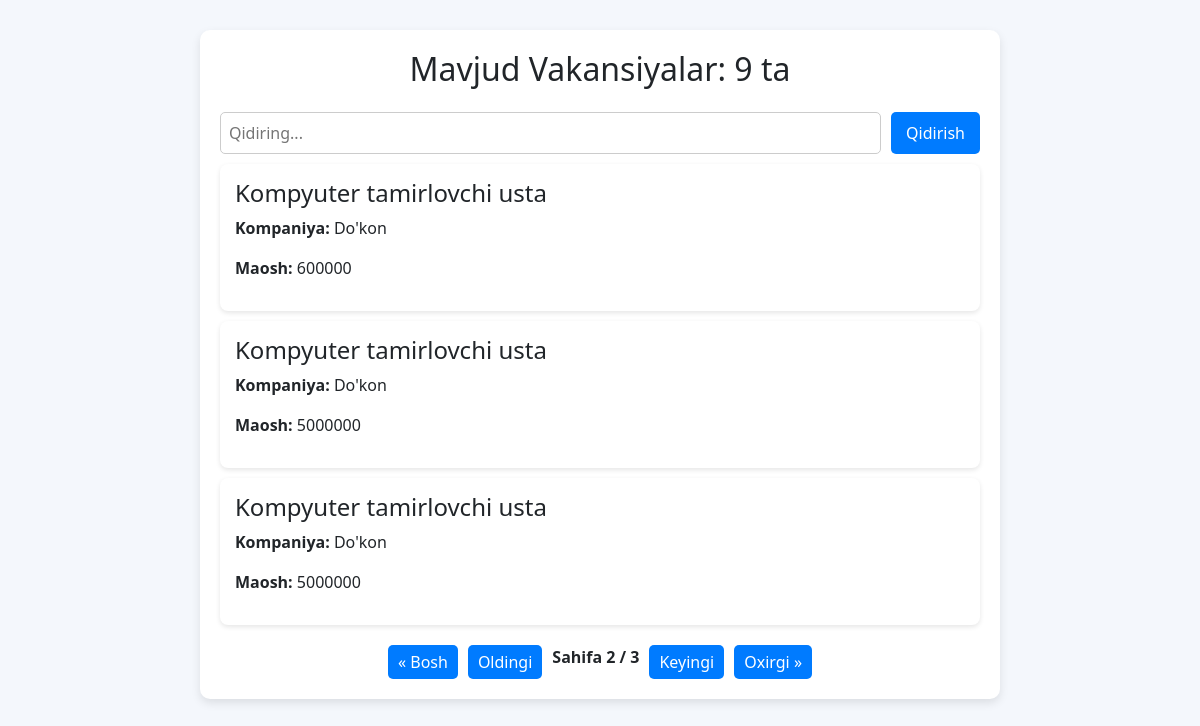
Page /vacancy/all/?page=2 on the committed database.
### vacancy/models.py (models this page shows, shortened)
class Vacancy(models.Model):
    title = models.CharField(max_length=300)
    company = models.CharField(max_length=300)
    requirements = models.TextField()
    salary = models.IntegerField()
    location = models.CharField(max_length=200)
    created_at = models.DateTimeField(auto_now_add=True)
    contact = models.CharField(max_length=150, default='None')
    class Meta:
        ordering = ['-created_at']
        verbose_name_plural = 'Vacancies'

### vacancy/views.py (the view)
# urls.py: path('all/', AllVacanciesView.as_view(), name='all_vacancies'),
class AllVacanciesView(View):
    def get(self, request):
        all_vacancies = Vacancy.objects.all()
        query = request.GET.get('q', '')
        if query:
            all_vacancies = all_vacancies.filter(title__icontains=query)
        all = all_vacancies.count()
        paginator = Paginator(all_vacancies, 3)
        page_number = request.GET.get('page')
        page_obj = paginator.get_page(page_number)
        vacancies = page_obj.object_list
        context = {
            'page_obj': page_obj,
            'vacancies' : vacancies,
            'all' : all,
            'query' : query
        }
        return render(request, 'all_vacancies.html', context)

### vacancy/templates/all_vacancies.html (shortened to what this page needs)
<!DOCTYPE html>
<html lang="uz">
<head>
    <link href="https://cdn.jsdelivr.net/npm/bootstrap@5.3.0/dist/css/bootstrap.min.css" rel="stylesheet">
</head>
<body>
<div class="container">
    <h2 class="text-center mb-4">Mavjud Vakansiyalar: {{ all }} ta</h2>
    <form method="get" action="{% url 'vacancy:all_vacancies' %}" class="search-box">
        <input type="text" name="q" value="{{ query }}" placeholder="Qidiring...">
        <button type="submit">Qidirish</button>
    </form>
    {% for vacancy in vacancies %}
        <a href="{% url 'vacancy:vacancy_details' vacancy.id %}" class="text-decoration-none text-dark">
            <div class="vacancy-card">
                <h4>{{ vacancy.title }}</h4>
                <p><strong>Kompaniya:</strong> {{ vacancy.company }}</p>
                <p><strong>Maosh:</strong> {{ vacancy.salary }}</p>
            </div>
        </a>
    {% endfor %}
    <div class="pagination">
        {% if page_obj.has_previous %}
            <a href="?page=1">&laquo; Bosh</a>
            <a href="?page={{ page_obj.previous_page_number }}">Oldingi</a>
        {% endif %}
        <span class="current">
            Sahifa {{ page_obj.number }} / {{ page_obj.paginator.num_pages }}
        </span>
        {% if page_obj.has_next %}
            <a href="?page={{ page_obj.next_page_number }}">Keyingi</a>
            <a href="?page={{ page_obj.paginator.num_pages }}">Oxirgi &raquo;</a>
        {% endif %}
    </div>
</div>
</body>
</html>

### vacancy/templates/all_vacancies.html (style rules this page uses)
body { background: #f4f7fc; }
.container { max-width: 800px; margin: 30px auto; background: white; padding: 20px; border-radius: 10px; box-shadow: 0 4px 10px rgba(0, 0, 0, 0.1); }
.search-box { display: flex; gap: 10px; }
.search-box input { flex-grow: 1; padding: 8px; border: 1px solid #ccc; border-radius: 5px; }
.search-box button { padding: 8px 15px; border: none; background: #007bff; color: white; border-radius: 5px; cursor: pointer; transition: 0.3s; }
.vacancy-card { padding: 15px; margin: 10px 0; background: #fff; border-radius: 8px; box-shadow: 0 2px 5px rgba(0, 0, 0, 0.1); transition: 0.3s; }
.pagination { margin-top: 20px; display: flex; justify-content: center; gap: 10px; }
.pagination a { text-decoration: none; padding: 5px 10px; background: #007bff; color: white; border-radius: 5px; transition: 0.3s; }
.current { font-weight: bold; }

### rows in the picture
Vacancy: title "Kompyuter tamirlovchi usta", company "Do'kon", salary "600000"
Vacancy: title "Kompyuter tamirlovchi usta", company "Do'kon", salary "5000000"
Vacancy: title "Kompyuter tamirlovchi usta", company "Do'kon", salary "5000000"

### other values in the picture
{{ all }} "9"
{{ page_obj.number }} "2"
{{ page_obj.paginator.num_pages }} "3"
